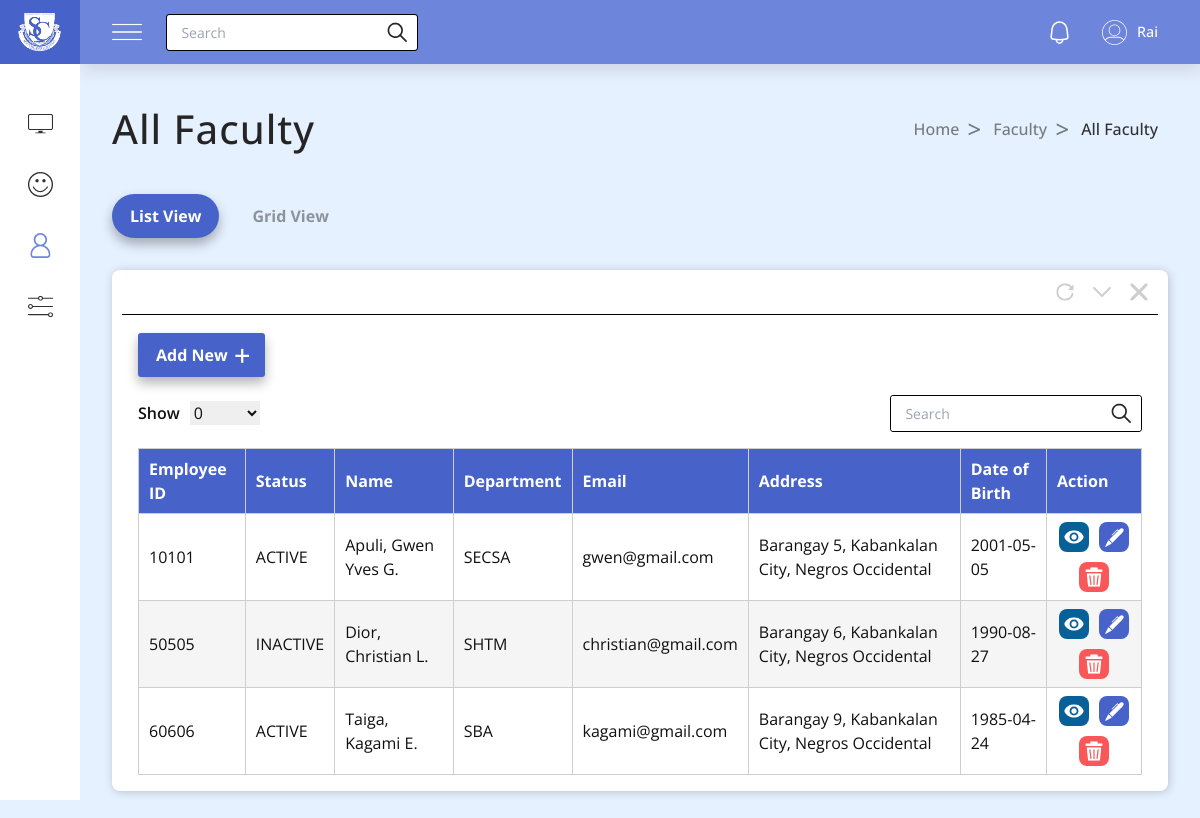
/admin/all_faculty.php (signed in), run on the app's committed database.
### tables this page shows
CREATE TABLE `faculty_tbl` (
  `faculty_id` int(11) NOT NULL,
  `fname` varchar(255) NOT NULL,
  `mname` varchar(255) NOT NULL,
  `lname` varchar(255) NOT NULL,
  `date_of_birth` date NOT NULL,
  `place_of_birth` varchar(255) NOT NULL,
  `sex` varchar(255) NOT NULL,
  `blood_type` varchar(255) NOT NULL,
  `civil_status` varchar(255) NOT NULL,
  `tin_id` varchar(255) NOT NULL,
  `citizenship` varchar(255) NOT NULL,
  `sss_no` varchar(255) NOT NULL,
  `pagibig_no` varchar(255) NOT NULL,
  `philhealth_no` varchar(255) NOT NULL,
  `height` float NOT NULL,
  `weight` float NOT NULL,
  `residential_address` varchar(255) NOT NULL,
  `permanent_address` varchar(255) NOT NULL,
  `email` varchar(255) NOT NULL,
  `contact_number` varchar(255) NOT NULL,
  `status` varchar(255) NOT NULL DEFAULT 'ACTIVE',
  `photo_path` varchar(255) DEFAULT NULL,
  `department` varchar(255) NOT NULL
);

### admin/all_faculty.php (the view, shortened to what this page needs)
<?php
$active = "all faculty";
?>
<!DOCTYPE html>
<html lang="en">
<head>
    <link rel="stylesheet" href="styles/nav.css" />
    <link rel="stylesheet" href="styles/all.css" />
    <script src="https://cdn.tailwindcss.com"></script>
</head>
<body>
    <?php require 'partials/aside.php' ?>
    <?php require 'partials/nav.php' ?>
    <section class="section">
        <div class="section-title">
            <h1>All Faculty</h1>
            <div class="breadcrumbs">
                <a href="/hrms/admin/">Home</a>
                <a href="/hrms/admin/all_faculty.php">Faculty</a>
                <a href="#">All Faculty</a>
            </div>
        </div>
        <div class="view-buttons">
            <button type="button" class="view-btn active">List View</button>
            <button type="button" class="view-btn">Grid View</button>
        </div>
        <div class="table-container">
            <div class="table-buttons">
                <button><img src="images/refresh.svg" alt="refresh"></button>
                <button>
                </button>
                <button><img src="images/x.svg" alt="x"></button>
            </div>
            <hr />
            <div class="all-staff">
                <div class="add-btn">
                    <a href="add_faculty.php">Add New</a>
                </div>
                <div class="filter-search-container">
                    <div class="filter">
                        <span>Show</span>
                        <select name="select" id="select">
                            <option value="" selected hidden>0</option>
                        </select>
                    </div>
                    <div class="search-container">
                        <input id="search" name="search" type="text" placeholder="Search" autocomplete="off" />
                        <button>
                            <img src="images/search.svg" alt="" />
                        </button>
                    </div>
                </div>
                <div class="main-table-container">
                    <div class="table">
                        <table>
                            <thead>
                                <th>Employee ID</th>
                                <th>Status</th>
                                <th>Name</th>
                                <th>Department</th>
                                <th>Email</th>
                                <th>Address</th>
                                <th>Date of Birth</th>
                                <th>Action</th>
                            </thead>
                            <tbody id="staff-table-body">
                                <?php
                                include('includes/connection.php');
                                $query = mysqli_query($conn, "SELECT * FROM `faculty_tbl`");
                                while ($row = mysqli_fetch_array($query)) {
                                ?>
                                    <tr>
                                        <td><label><?php echo $row['faculty_id']; ?></label></td>
                                        <td><label><?= $row['status'] ?></label></td>
                                        <td><label><?php echo $row['lname'] . ', ' . $row['fname'] . ' ' . $row['mname']; ?></label>
                                        </td>
                                        <td><label><?php echo $row['department']; ?></label></td>
                                        <td><label><?php echo $row['email']; ?></label></td>
                                        <td><label><?php echo $row['permanent_address']; ?></label></td>
                                        <td><label><?php echo $row['date_of_birth']; ?></label></td>
                                        <td class='action'>
                                            <a class="view-btn" href="about_faculty.php?faculty_id=<?php echo $row['faculty_id'] ?>">
                                                <div>
                                                    <img src="images/eyes.svg" alt="View">
                                                </div>
                                            </a>
                                            <a class='update-btn' href='edit_faculty.php?id=<?php echo $row['faculty_id']; ?>'>
                                                <div>
                                                    <img src="images/update-btn.svg" alt="update">
                                                </div>
                                            </a>
                                            <a class="delete-btn" href="functions/faculty/delete.php?id=<?php echo $row['faculty_id']; ?>">
                                                <div>
                                                    <img src="images/delete-btn.svg" alt="update">
                                                </div>
                                            </a>
                                        </td>
                                    </tr>
                                <?php }
                                ?>
                            </tbody>
                        </table>
                    </div>
                </div>
            </div>
        </div>
    </section>
</body>
</html>

### admin/styles/nav.css (style rules this page uses)
.search-container { display: flex; justify-content: center; align-items: center; position: relative; }
.search-container input { width: 200px; height: 35px; padding: 0 0.9rem; padding-right: 2.1rem; outline: none; border: none; border-radius: 3px; font-size: 14px; }
.search-container button { width: 20px; height: 20px; position: absolute; right: 10px; cursor: pointer; }

### admin/styles/all.css (style rules this page uses)
body { display: flex; }
.view-buttons { display: flex; justify-content: start; align-items: center; gap: 15px; }
.view-buttons .view-btn { font-size: 1rem; font-weight: 700; padding: 10px 18px; border-radius: 25px; color: #8d939a; transition: color 0.2s linear; }
.view-buttons .view-btn.active { background: #4763ca; color: white; box-shadow: 0 6px 12px rgba(0, 0, 0, 0.3); }
.table-container { width: 100%; display: flex; flex-direction: column; justify-content: center; margin-top: 2rem; padding: 0 10px 1rem; border-radius: 8px; background: white; box-shadow: 1px 1px 10px rgba(0, 0, 0, 0.2); overflow: hidden; }
.table-container .table-buttons { display: flex; justify-content: end; align-items: center; gap: 1.2rem; padding: 0.8rem 0; padding-right: 10px; }
.table-container .table-buttons button { display: flex; justify-content: start; align-items: center; font-size: 1rem; font-weight: 700; cursor: pointer; }
.table-container .table-buttons button img { width: 18px; height: 18px; object-fit: cover; }
.table-container .table-buttons button svg { width: 18px; height: 18px; object-fit: cover; }
.table-container .table-buttons button #arrow { fill: #cecece; transform: rotate(90deg); }
.table-container hr { height: 0; outline: none; border: none; border-top: 1px solid black; }
.add-btn { height: 5rem; display: flex; justify-content: start; align-items: center; }
.add-btn a { font-size: 1rem; font-weight: 700; padding: 10px 37px 10px 18px; border-radius: 3px; background: #4763ca; color: white; box-shadow: 0 6px 12px rgba(0, 0, 0, 0.3); transition: color 0.2s linear; position: relative; }
.add-btn a::after { content: "+"; position: absolute; top: 0; font-size: 1.8rem; font-weight: 500; margin-left: 0.4rem; }
.filter-search-container { width: 100%; display: flex; justify-content: space-between; align-items: center; }
.filter-search-container .filter { display: flex; justify-content: center; align-items: center; gap: 10px; }
.filter span { font-size: 1rem; font-weight: 600; }
.filter select { width: 70px; font-size: 1rem; }
.search-container { border: 1px solid black; border-radius: 3px; }
.search-container input { width: 250px; }
.all-staff { flex: auto; width: 100%; padding: 0 1rem; }
.main-table-container { flex: auto; width: 100%; overflow-x: auto; }
.table { position: relative; width: 100%; height: 100%; margin-top: 1rem; overflow-x: auto; }
.table table { width: 100%; height: 100%; border-collapse: collapse; table-layout: auto; }
.table table thead { background: #4763ca; color: white; }
.table table tr, .table table th, .table table td { border: 1px solid #cecece; padding: 8px 10px; text-align: start; overflow: hidden; text-overflow: ellipsis; }
.table table tr:nth-child(even) { background: #f5f5f5; }
.table table .action { width: 100%; height: 100%; display: flex; flex-wrap: wrap; justify-content: center; align-items: center; border: 0; gap: 10px; }
.table table .action .view-btn div { background: #086099; width: 30px; height: 30px; padding: 5px; border-radius: 8px; }
.table table .action .update-btn div { background: #4763ca; width: 30px; height: 30px; padding: 5px; border-radius: 8px; }
.table table .action .delete-btn div { background: #fa5858; width: 30px; height: 30px; padding: 5px; border-radius: 8px; }

### data on the page
faculty_tbl: faculty_id "10101", status "ACTIVE", lname "Apuli", fname "Gwen Yves", mname "G.", department "SECSA", email "gwen@gmail.com", permanent_address "Barangay 5, Kabankalan City, Negros Occidental", date_of_birth "2001-05-05"
faculty_tbl: faculty_id "50505", status "INACTIVE", lname "Dior", fname "Christian", mname "L.", department "SHTM", email "christian@gmail.com", permanent_address "Barangay 6, Kabankalan City, Negros Occidental", date_of_birth "1990-08-27"
faculty_tbl: faculty_id "60606", status "ACTIVE", lname "Taiga", fname "Kagami", mname "E.", department "SBA", email "kagami@gmail.com", permanent_address "Barangay 9, Kabankalan City, Negros Occidental", date_of_birth "1985-04-24"
